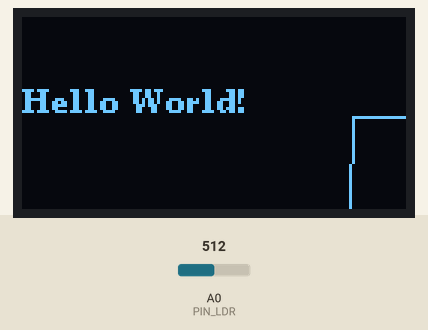
A sketch run on a simulated Arduino Uno, built with avr-gcc and run on an emulated ATmega328P. On the bench: 128×64 one-colour display. The test bench sets the inputs (shaded band); at power-on: A0 (PIN_LDR) = 512.

Above: at 1.27 s.
1.3 s: A0 (PIN_LDR) set to 716
At 1.41 s:
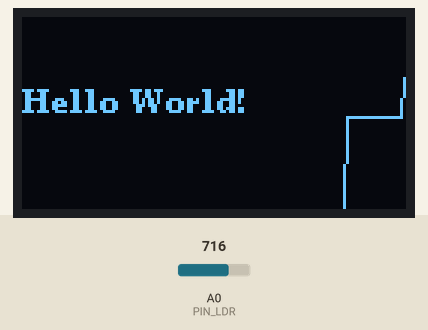
2.9 s: A0 (PIN_LDR) set to 900
At 3.0 s:
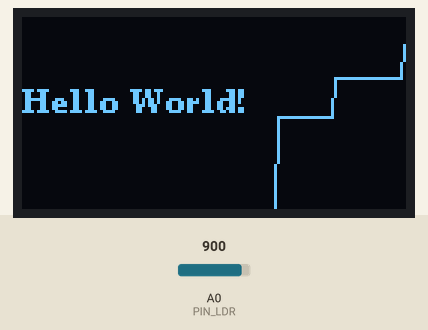
4.4 s: A0 (PIN_LDR) set to 1023
At 4.54 s:
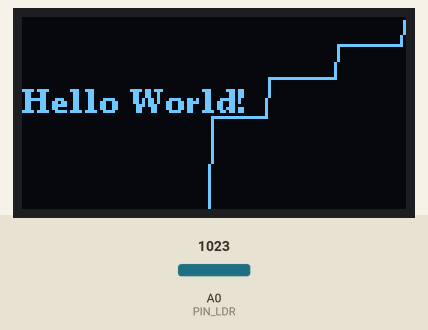

The sketch:

OLED-LDR.ino
```cpp
#include <Arduino.h>
#include <U8g2lib.h>

#ifdef U8X8_HAVE_HW_SPI
#include <SPI.h>
#endif
#ifdef U8X8_HAVE_HW_I2C
#include <Wire.h>
#endif

// Full buffer constructor
U8G2_SSD1306_128X64_NONAME_F_HW_I2C u8g2(U8G2_R0, /* reset=*/U8X8_PIN_NONE);

// - - - - - - - - - -
// LDR sensor
const byte PIN_LDR = A0;
unsigned int valueLdr;
const int length = 128;
int list[length] = { 0 };
int x1 = 0, y1 = 0, x2 = 0, y2 = 0;

void setup(void) {
  u8g2.begin();
}

void loop(void) {

  for (unsigned i = 1; i < 128; i++) {
    list[i - 1] = list[i];
  }
  list[127] = analogRead(PIN_LDR);

  u8g2.clearBuffer();                   // clear the internal memory
  u8g2.setFont(u8g2_font_ncenB08_tr);   // choose a suitable font
  u8g2.drawStr(0, 32, "Hello World!");  // write something to the internal memory

  for (int i = 0; i < (length - 1); i++) {
    y1 = map(list[i], 0, 1023, 0, 63);
    y2 = map(list[i + 1], 0, 1023, 0, 63);
    u8g2.drawLine(i, 64-y1, i + 1, 64-y2);
  }

  u8g2.sendBuffer();  // transfer internal memory to the display
  // delay(1000);
}
```
